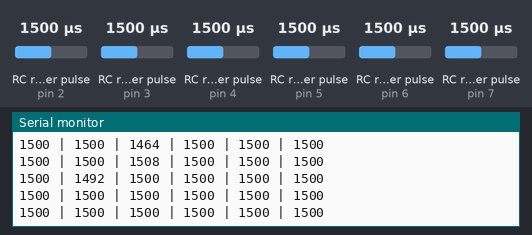
Recording of a sketch running on a simulated Arduino Uno, built with avr-gcc and run on an emulated ATmega328P. Parts: the last lines printed to the serial monitor. Wiring (inferred from the names in the program): 6 × RC receiver channel: data pin 2 / data pin 3 / data pin 4 / data pin 5 / data pin 6 / data pin 7. The test bench sets the inputs (shaded band); at power-on: RC receiver pulse (sensors on pin 2, pin 6, pin 4, pin 3, pin 5, pin 7) 1500 µs.

Above: at 1.2 s.
1.3 s: RC receiver pulse (sensor on pin 2) set to 1020 µs
At 1.31 s:
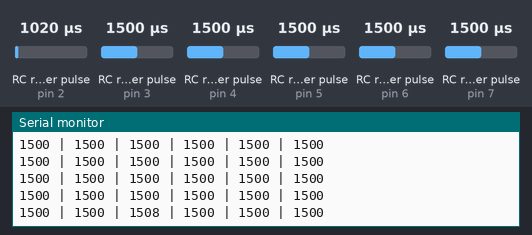
4.3 s: RC receiver pulse (sensor on pin 6) set to 1020 µs
At 4.34 s:
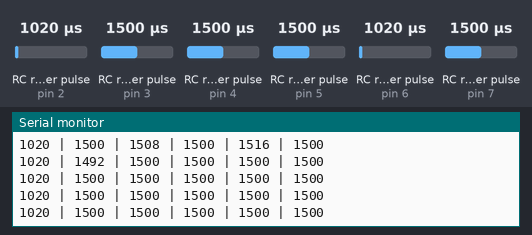
7.3 s: RC receiver pulse (sensor on pin 4) set to 1020 µs
At 7.35 s:
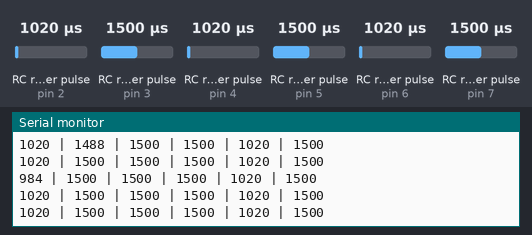
10.3 s: RC receiver pulse (sensor on pin 3) set to 1020 µs
At 10.33 s:
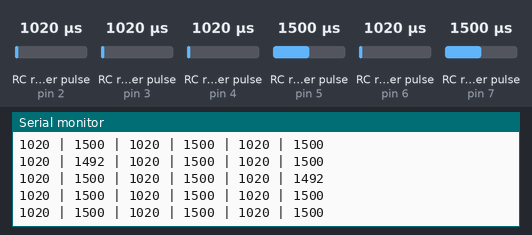
13.3 s: RC receiver pulse (sensor on pin 5) set to 1020 µs
At 13.31 s:
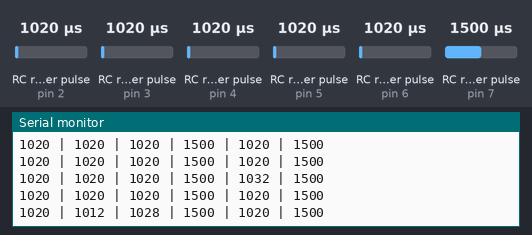
14.8 s: RC receiver pulse (sensor on pin 7) set to 1020 µs
At 14.8 s:
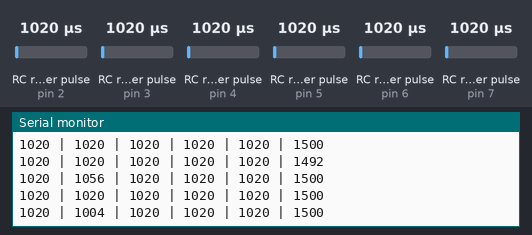
Timing chart, 0 to 17.8 s (numbered marks = the images above; inputs shaded):
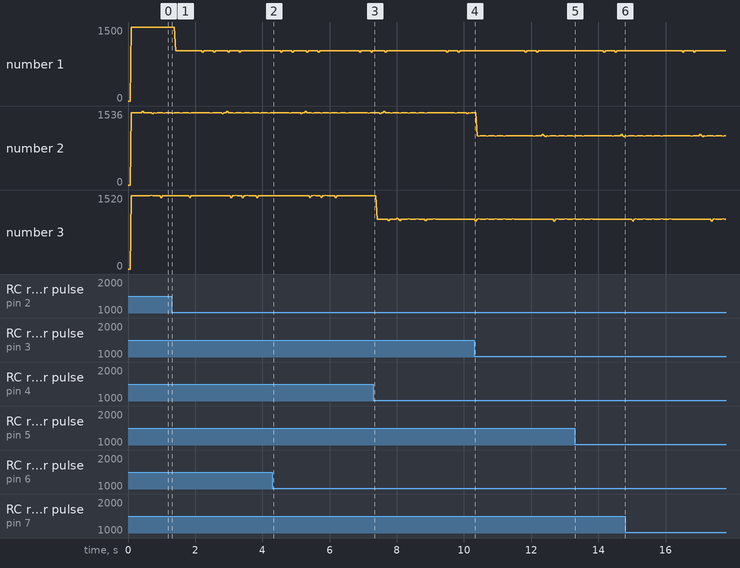

The sketch:

ReadPWM.ino
```cpp
/* Programmed by Endilie
 *  Do not change anything if you don't know what you are doing
 *  11/10/16
 *  The purpose of this program is to get the PWM Value from Radio Controller
 */

#include <PinChangeInterrupt.h>

const byte channel_pin[] = {2,3,4,5,6,7};
volatile unsigned long rising_start[] = {0,0,0,0,0,0};
volatile long channel_length[] = {0,0,0,0,0,0};

void setup() {
  Serial.begin(9600);

  pinMode(channel_pin[0], INPUT);
  pinMode(channel_pin[1], INPUT);
  pinMode(channel_pin[2], INPUT);
  pinMode(channel_pin[3], INPUT);
  pinMode(channel_pin[4], INPUT);
  pinMode(channel_pin[5], INPUT);

  attachPinChangeInterrupt(digitalPinToPinChangeInterrupt(channel_pin[0]), onRising0, CHANGE);
  attachPinChangeInterrupt(digitalPinToPinChangeInterrupt(channel_pin[1]), onRising1, CHANGE);
  attachPinChangeInterrupt(digitalPinToPinChangeInterrupt(channel_pin[2]), onRising2, CHANGE);
  attachPinChangeInterrupt(digitalPinToPinChangeInterrupt(channel_pin[3]), onRising3, CHANGE);
  attachPinChangeInterrupt(digitalPinToPinChangeInterrupt(channel_pin[4]), onRising4, CHANGE);
  attachPinChangeInterrupt(digitalPinToPinChangeInterrupt(channel_pin[5]), onRising5, CHANGE);
}

void processPin(byte pin) {
  uint8_t trigger = getPinChangeInterruptTrigger(digitalPinToPCINT(channel_pin[pin]));

  if(trigger == RISING) {
    rising_start[pin] = micros();
  } else if(trigger == FALLING) {
    channel_length[pin] = micros() - rising_start[pin];
  }
}

void onRising0(void) {
  processPin(0);
}

void onRising1(void) {
  processPin(1);
}

void onRising2(void) {
  processPin(2);
}

void onRising3(void) {
  processPin(3);
}

void onRising4(void) {
  processPin(4);
}

void onRising5(void) {
  processPin(5);
}

void loop() {
  //Serial.println("Yaw | Pitch | Ch6 | Roll | Ch5 | Throttle |");
  Serial.print(channel_length[0]); //yaw
  Serial.print(" | ");
  Serial.print(channel_length[1]); //pitch
  Serial.print(" | ");
  Serial.print(channel_length[2]); // ch6
  Serial.print(" | ");
  Serial.print(channel_length[3]); // roll
  Serial.print(" | ");
  Serial.print(channel_length[4]); // ch5
  Serial.print(" | ");
  Serial.print(channel_length[5]); //throttle
  Serial.println("");

  //delay(100);
}
```

Measured:
- plotted number 1: 1500 → 1020 after the input at 1.3 s
- plotted number 2: 1500 → 1012 after the input at 10.3 s
